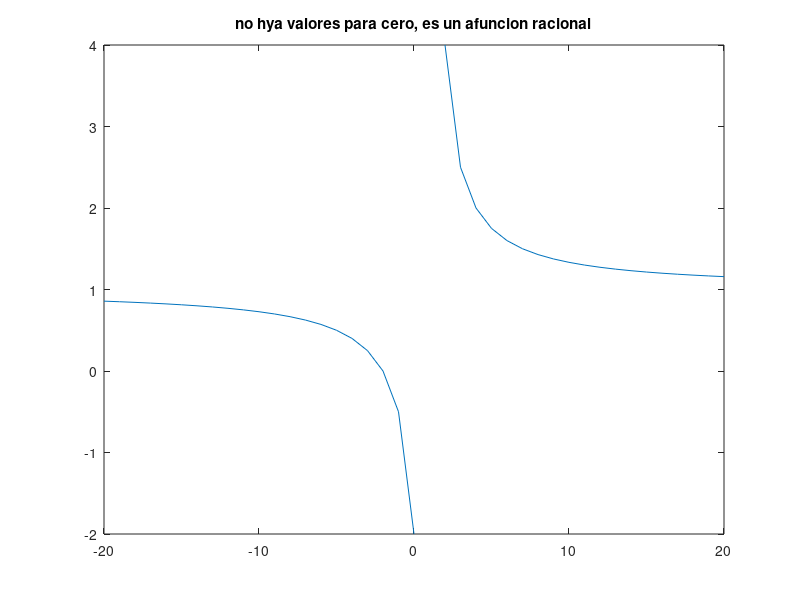

Write MATLAB code to recreate this figure.
%Octave Script
%Title  :Grafica 2
%Author :Cesar Manrique de Jesus
%Description  :Graficar funcion 
%Date:  202123534
%version  : 2
%notes          :Requiere aplicacion de octave
%

clear

x=-20:1:20;
y= (x+2)./(x-1);
plot (x,y);
title ("no hya valores para cero, es un afuncion racional")